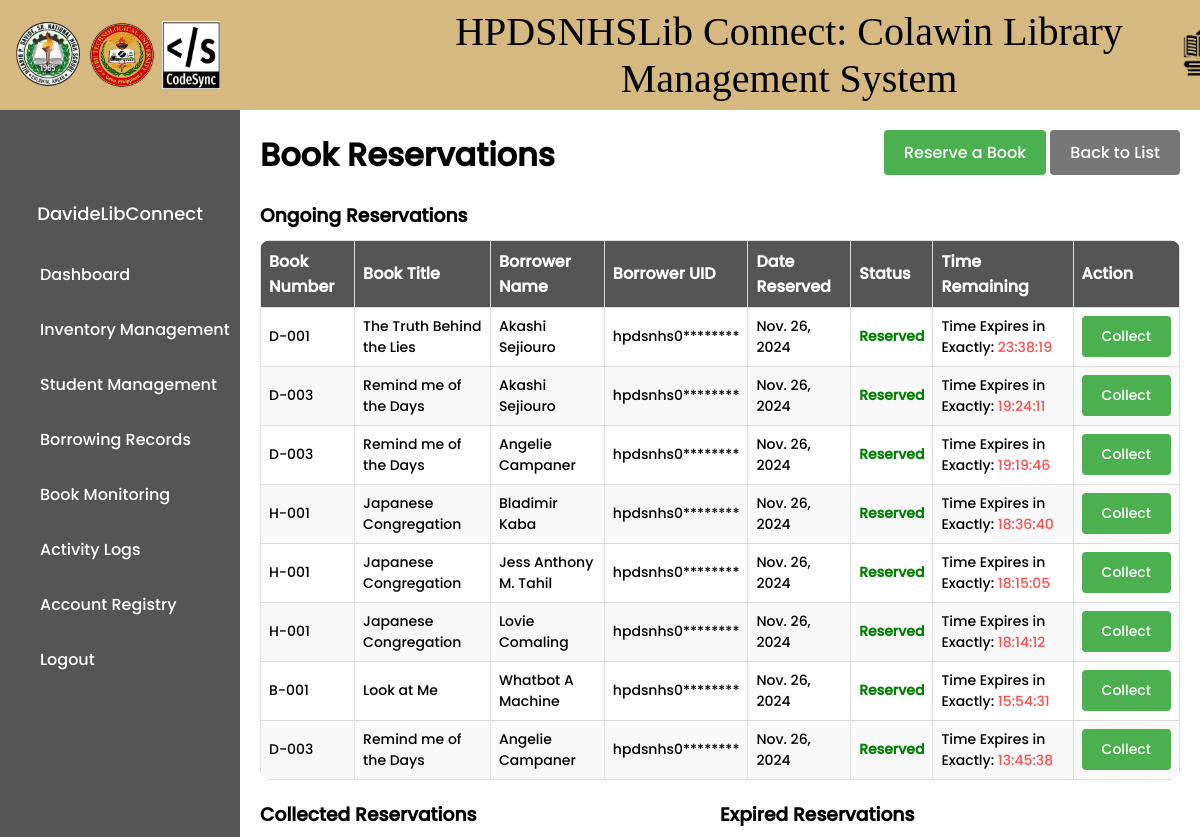
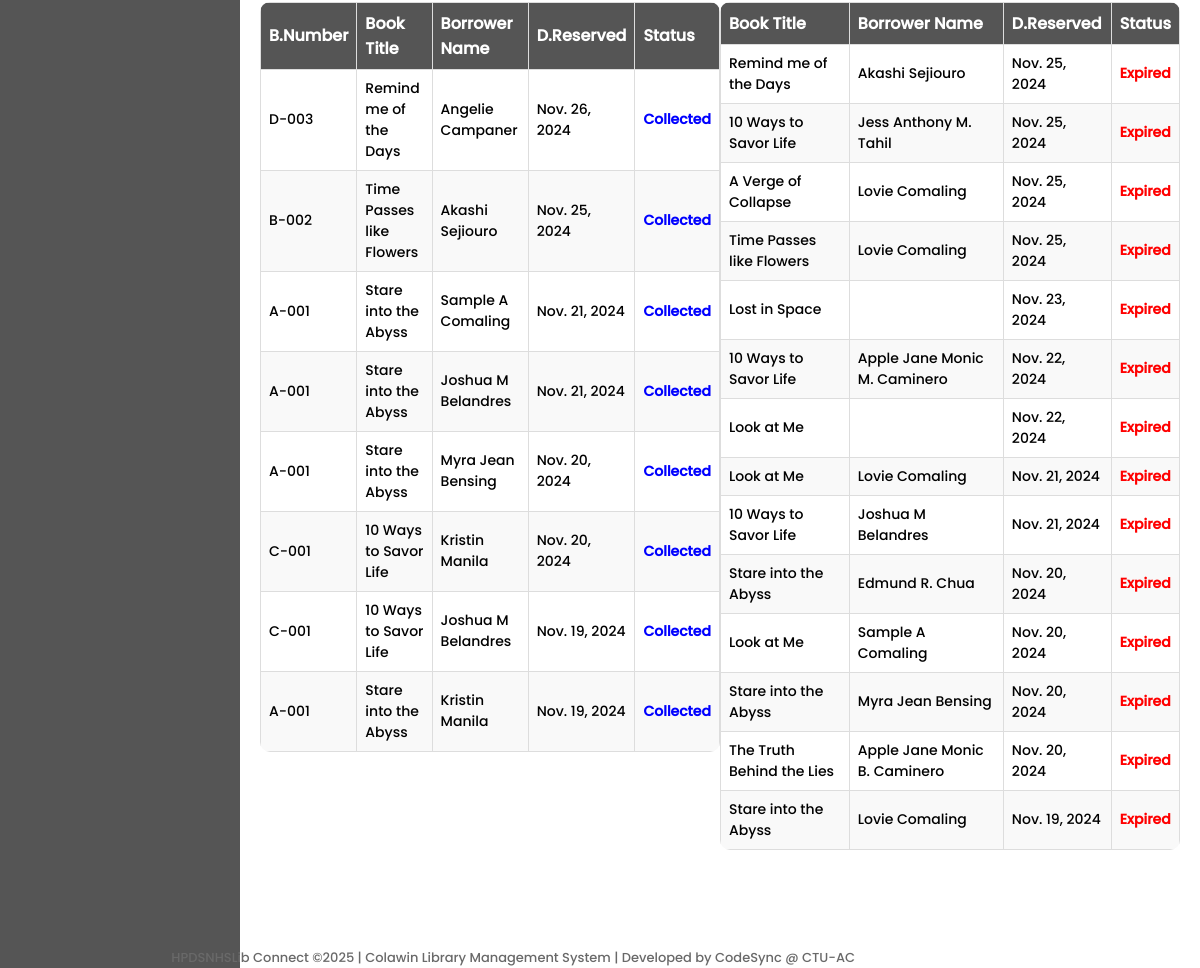
/reservation-list/ (signed in), run on the app's committed database (2 pictures, top to bottom).
### library/models.py (models this page shows, shortened)
class CustomUser(AbstractBaseUser, PermissionsMixin):
    HEAD_LIBRARIAN = 'Head Librarian'
    ASSISTANT_LIBRARIAN = 'Assistant Librarian'
    ROLE_CHOICES = (
        ('Head Librarian', 'Head Librarian'),
        ('Assistant Librarian', 'Assistant Librarian'),
    )
    username = models.CharField(max_length=150, unique=True)
    first_name = models.CharField(max_length=30)
    middle_name = models.CharField(max_length=30, blank=True)
    last_name = models.CharField(max_length=30)
    admin_id = models.CharField(max_length=255, unique=True)
    is_staff = models.BooleanField(default=False)
    is_active = models.BooleanField(default=True)
    is_superuser = models.BooleanField(default=False)
    role = models.CharField(max_length=20, choices=ROLE_CHOICES, default='Assistant Librarian')
    qr_code = models.ImageField(upload_to='qr_codes', blank=True, null=True)
    temporary_password = models.CharField(max_length=128, blank=True, null=True)  # New temporary password field
    objects = CustomUserManager()
    USERNAME_FIELD = 'username'
    REQUIRED_FIELDS = ['first_name', 'last_name', 'admin_id']

class BookReservation(models.Model):
    reservation_number = models.AutoField(primary_key=True)
    book_number = models.CharField(max_length=20, blank=True)
    book_title = models.CharField(max_length=200, blank=True)
    author = models.CharField(max_length=200, blank=True)
    borrower_uid_number = models.CharField(max_length=20)
    borrower_name = models.CharField(max_length=100, blank=True)
    reservation_date = models.DateTimeField(auto_now_add=True)
    collected_date = models.DateTimeField(blank=True, null=True)
    due_date = models.DateTimeField(blank=True, null=True)
    librarian_name = models.CharField(max_length=100, blank=True)
    status = models.CharField(max_length=50, default='Reserved')
    penalty = models.CharField(max_length=255, blank=True, null=True)

### library/views.py (the view)
# urls.py: path('reservation-list/', views.reservation_list, name='reservation-list'),
@login_required
def reservation_list(request):
    expire_reservations()
    reservations = BookReservation.objects.all()
    ongoing_reservations = reservations.filter(status='Reserved')
    collected_reservations = reservations.filter(status='Collected').order_by('-reservation_date')
    expired_reservations = reservations.filter(status='Expired')
    for reservation in ongoing_reservations:
        reservation.time_remaining = max(
            timedelta(hours=24) - (timezone.now() - reservation.reservation_date),
            timedelta(0)
        )
    ongoing_reservations = sorted(
        ongoing_reservations,
        key=lambda x: x.reservation_date,
        reverse=True
    )
    expired_reservations = sorted(
        expired_reservations,
        key=lambda x: x.reservation_date,
        reverse=True
    )
    context = {
        'ongoing_reservations': ongoing_reservations,
        'collected_reservations': collected_reservations,
        'expired_reservations': expired_reservations,
    }
    return render(request, 'library/reservation_list.html', context)

### library/context_processors.py (called while the page is built)
def navbar_context(request):
    username = None
    if request.user.is_authenticated:
        username = request.user.username
    return {'username': username}

### library/views.py (called while the page is built, shortened)
def expire_reservations():
    expired_reservations = BookReservation.objects.filter(
        status='Reserved',
        reservation_date__lt=timezone.now() - timedelta(hours=24)
    )

### library/templates/library/reservation_list.html (shortened to what this page needs)
{% extends 'main.html' %}
{% load static %}
{% block content %}
<!DOCTYPE html>
<html>
<head>
</head>
<body>
    <div class="main-content">
        <div style="display: flex; flex-direction: row; justify-content: space-between;">
        <h1>Book Reservations</h1>
        <div style="margin-top: 20px;">
        <a href="{% url 'reserve-book' %}" class="btn-back" style="background-color: #4CAF50;">Reserve a Book</a>
        <a href="javascript:void(0);" class="btn-back" onclick="goBackSkippingReservePage();">Back to List</a>
        </div>
        </div>
        <div class="table-container">
            <div class="table-wrapper" style="width: 100%;">
                <h3 style="margin: 0 0 10px;">Ongoing Reservations</h3>
                <table>
                    <thead>
                        <tr>
                            <th>Book Number</th>
                            <th>Book Title</th>
                            <th>Borrower Name</th>
                            <th>Borrower UID</th>
                            <th>Date Reserved</th>
                            <th>Status</th>
                            <th>Time Remaining</th>
                            <th>Action</th>
                        </tr>
                    </thead>
                    <tbody>
                        {% for reservation in ongoing_reservations %}
                            <tr class="reserved-row">
                                <td>{{ reservation.book_number }}</td>
                                <td>{{ reservation.book_title }}</td>
                                <td>{{ reservation.borrower_name }}</td>
                                <td class="borrower-uid">{{ reservation.borrower_uid_number }}</td>
                                <td>{{ reservation.reservation_date.date }}</td>
                                <td><span class="status reserved">{{ reservation.status }}</span></td>
                                <td>
                                    Time Expires in Exactly: <span class="countdown" data-time-remaining="{{ reservation.time_remaining.total_seconds }}" style="color: #ff4d4d;"></span>
                                </td>
                                <td>
                                    <button onclick="openValidationModal('{{ reservation.reservation_number }}')" class="btn-save">
                                        Collect
                                    </button>
                                </td>
                            </tr>
                        {% empty %}
                            <tr>
                                <td colspan="8" style="text-align: center;">No ongoing reservations found.</td>
                            </tr>
                        {% endfor %}
                    </tbody>
                </table>
            </div>
        </div>
        <div class="table-container">
            <div class="table-wrapper" style="width: 50%; float: left;">
                <h3 style="margin: 20px  0 10px;">Collected Reservations</h3>
                <table>
                    <thead>
                        <tr>
                            <th>B.Number</th>
                            <th>Book Title</th>
                            <th>Borrower Name</th>
                            <th>D.Reserved</th>
                            <th>Status</th>
                        </tr>
                    </thead>
                    <tbody>
                        {% for reservation in collected_reservations %}
                            {% if reservation.status == 'Collected' %}
                                <tr class="collected-row">
                                    <td>{{ reservation.book_number }}</td>
                                    <td>{{ reservation.book_title }}</td>
                                    <td>{{ reservation.borrower_name }}</td>
                                    <td>{{ reservation.reservation_date.date }}</td>
                                    <td>
                                        <span class="status collected">{{ reservation.status }}</span>
                                    </td>
                                </tr>
                            {% endif %}
                        {% empty %}
                            <tr>
                                <td colspan="4" style="text-align: center;">No collected reservations found.</td>
                            </tr>
                        {% endfor %}
                    </tbody>
                </table>
            </div>
            <div class="table-wrapper" style="width: 50%; float: left;">
                <h3 style="margin: 20px 0 10px;">Expired Reservations</h3>
                <table>
                    <thead>
                        <tr>
                            <th>Book Title</th>
                            <th>Borrower Name</th>
                            <th>D.Reserved</th>
                            <th>Status</th>
                        </tr>
                    </thead>
                    <tbody>
                        {% for reservation in expired_reservations %}
                            <tr class="cancelled-row">
                                <td>{{ reservation.book_title }}</td>
                                <td>{{ reservation.borrower_name }}</td>
                                <td>{{ reservation.reservation_date.date}}</td>
                                <td><span class="status cancelled">{{ reservation.status }}</span></td>
                            </tr>
                        {% empty %}
                            <tr>
                                <td colspan="5" style="text-align: center;">No expired reservations found.</td>
                            </tr>
                        {% endfor %}
                    </tbody>
                </table>
            </div>
        </div>
    </div>
</body>
</html>
{% endblock %}

### templates/navbar.html (shortened to what this page needs)
{% load static %}
{% block content %}
<!DOCTYPE html>
<html lang="en">
<head>
</head>
<body>
    <div class="header">
        <img src="{% static 'images/hpdslogo.png' %}" alt="logo" style="width: 68px; height: 68px; border-radius: 50%; padding-left: 6px; ">
        <img src="{% static 'images/ctu.png' %}" alt="logo" style="width: 68px; height: 68px; border-radius: 50%; padding-left: 6px;">
        <img src="{% static 'images/Codesynlogo.png' %}" alt="logo" style="width: 58px; height: 68px; padding-left: 6px;">
        <p class="title">HPDSNHSLib Connect: Colawin Library Management System</p>
        {% if user.role == 'Head Librarian' %}
        <a href="{% url 'redirect_to_admin' %}" class="hover-label-containers">
            <img src="{% static 'images/superadmin.png' %}" style="width: 55px; height: 55px; padding-left: 200px;" alt="">
        </a>
        {% endif %}
    </div>
    <div class="sidebar" >
        <div class="profile" {% if user.role == 'Head Librarian' or user.role == 'Assistant Librarian' %} style="display: contents;" {% else %} style="display: none;" {% endif %}>
            <div class="profile-pic"></div>
            <div class="username">{{ username }}</div>
        </div>
        <ul class="menu" {% if user.role != 'Head Librarian' and user.role != 'Assistant Librarian' %} style="display: none;" {% endif %}>
            <li><a href="{% url 'home' %}" class="{% if request.resolver_match.url_name == 'home' %}active{% endif %}">Dashboard</a></li>
            {% if user.role == 'Head Librarian' %}
                <li><a href="{% url 'book-list' %}" class="{% if request.resolver_match.url_name == 'book-list' %}active{% endif %}">Inventory Management</a></li>
            {% endif %}
            <li><a href="{% url 'borrower-list' %}" class="{% if request.resolver_match.url_name == 'borrower-list' %}active{% endif %}">Student Management</a></li>
            <li><a href="{% url 'borrow-slip-list' %}" class="{% if request.resolver_match.url_name == 'borrow-slip-list' %}active{% endif %}">Borrowing Records</a></li>
            <li><a href="{% url 'monitor-borrowed-books' %}" class="{% if request.resolver_match.url_name == 'monitor-borrowed-books' %}active{% endif %}">Book Monitoring</a></li>
            <li><a href="{% url 'attendance-list' %}" class="{% if request.resolver_match.url_name == 'attendance-list' %}active{% endif %}">Activity Logs</a></li>
            {% if user.role == 'Head Librarian' %}
                <li><a href="{% url 'register' %}" class="{% if request.resolver_match.url_name == 'register' %}active{% endif %}">Account Registry</a></li>
            {% endif %}
            <li><a href="#" onclick="confirmLogout()">Logout</a></li>
        </ul>
    </div>
    <span class="footer">HPDSNHSLib Connect ©2025 | Colawin Library Management System | Developed by CodeSync @ CTU-AC</span>
</body>
</html>
{% endblock %}

### static/styles/main.css (style rules this page uses)
body, html { margin: 0; padding: 0; font-family: 'Poppins', sans-serif; }
.header { background-color: #77A681; height: 70px; color: white; text-align: center; padding: 20px; width: 100%; position: fixed; top: 0; left: 0; }
.sidebar { background-color: #555; width: 200px; position: fixed; top: 70px; height: calc(100% - 70px); overflow: auto; padding: 20px; color: white; }

### templates/navbar.html (style rules this page uses)
body, html { margin: 0; padding: 0; font-family: 'Poppins', sans-serif; }
.header { background-color: #D6B980; height: 70px; color: white; text-align: center; padding: 20px; width: 100%; position: fixed; top: 0; left: 0; z-index: 1000; display: flex; padding-left: 8px; align-items: center; }
.title { font-family: 'Blue'; padding-left: 150px; font-size: 40px; color: black; }
.sidebar { background-color: #555; width: 200px; position: fixed; top: 110px; height: calc(100% - 110px); overflow: auto; padding: 20px; color: white; display: flex; flex-direction: column; align-items: center; overflow-y: auto; overflow-x: hidden; z-index: 100; }
.profile { margin-top: 10px; display: contents; }
.profile-pic { margin-left: 12px; width: 65px; height: 65px; background-image: url('/static/images/user.png'); background-size: cover; background-position: center; border-radius: 50%; margin-bottom: 5px; }
.username { font-size: 18px; }
.menu { list-style: none; padding: 0; width: 100%; margin-top: 20px; }
.menu li { width: 100%; }
.menu li a { display: block; width: 100%; padding: 15px 20px; text-decoration: none; color: #fff; text-align: left; }
.footer { position: fixed; bottom: 0; right: 345px; font-size: 13px; color: dimgray; z-index: 1000; }
.hover-label-containers { position: absolute; cursor: pointer; left: 80%; }

### library/templates/library/reservation_list.html (style rules this page uses)
body, html { margin: 0; padding: 0; height: 100%; overflow: hidden; }
.main-content { margin-left: 240px; padding: 20px; margin-top: 90px; height: calc(92vh - 90px); overflow-y: auto; }
.table-container { display: flex; justify-content: space-between; border-radius: 10px; }
.table-wrapper { width: 48%; }
table { width: 100%; border-collapse: collapse; display: block; overflow-y: auto; border-radius: 10px; }
th, td { border: 1px solid #ddd; text-align: left; padding: 8px; }
th { background-color: #555555; color: white; position: sticky; top: 0; z-index: 1; }
tbody { font-size: 14px; }
tr:nth-child(even) { background-color: #f9f9f9; }
.btn-save { padding: 10px 20px; font-size: 14px; border: none; border-radius: 4px; cursor: pointer; background-color: #4CAF50; color: white; text-decoration: none; font-family: 'Poppins',sans-serif; }
.btn-back { background-color: #777; color: white; text-decoration: none; padding: 10px 20px; border-radius: 4px; margin-bottom: 20px; display: inline-block; }
.status { font-weight: bold; }
.reserved { color: green; }
.collected { color: blue; }
.cancelled { color: red; }

### data on the page
CustomUser: username "DavideLibConnect"
BookReservation: book_number "D-001", book_title "The Truth Behind the Lies", borrower_name "Akashi Sejiouro", reservation_date "Nov. 26, 2024", status "Reserved"
BookReservation: book_number "D-003", book_title "Remind me of the Days", borrower_name "Akashi Sejiouro", reservation_date "Nov. 26, 2024", status "Reserved"
BookReservation: book_number "D-003", book_title "Remind me of the Days", borrower_name "Angelie Campaner", reservation_date "Nov. 26, 2024", status "Reserved"
BookReservation: book_number "H-001", book_title "Japanese Congregation", borrower_name "Bladimir Kaba", reservation_date "Nov. 26, 2024", status "Reserved"
BookReservation: book_number "H-001", book_title "Japanese Congregation", borrower_name "Jess Anthony M. Tahil", reservation_date "Nov. 26, 2024", status "Reserved"
BookReservation: book_number "H-001", book_title "Japanese Congregation", borrower_name "Lovie Comaling", reservation_date "Nov. 26, 2024", status "Reserved"
BookReservation: book_number "B-001", book_title "Look at Me", borrower_name "Whatbot A Machine", reservation_date "Nov. 26, 2024", status "Reserved"
BookReservation: book_number "D-003", book_title "Remind me of the Days", borrower_name "Angelie Campaner", reservation_date "Nov. 26, 2024", status "Reserved"
BookReservation: book_number "D-003", book_title "Remind me of the Days", borrower_name "Angelie Campaner", reservation_date "Nov. 26, 2024", status "Collected"
BookReservation: book_number "B-002", book_title "Time Passes like Flowers", borrower_name "Akashi Sejiouro", reservation_date "Nov. 25, 2024", status "Collected"
BookReservation: book_number "A-001", book_title "Stare into the Abyss", borrower_name "Sample A Comaling", reservation_date "Nov. 21, 2024", status "Collected"
BookReservation: book_number "A-001", book_title "Stare into the Abyss", borrower_name "Joshua M Belandres", reservation_date "Nov. 21, 2024", status "Collected"
BookReservation: book_number "A-001", book_title "Stare into the Abyss", borrower_name "Myra Jean Bensing", reservation_date "Nov. 20, 2024", status "Collected"
BookReservation: book_number "C-001", book_title "10 Ways to Savor Life", borrower_name "Kristin Manila", reservation_date "Nov. 20, 2024", status "Collected"
BookReservation: book_number "C-001", book_title "10 Ways to Savor Life", borrower_name "Joshua M Belandres", reservation_date "Nov. 19, 2024", status "Collected"
BookReservation: book_number "A-001", book_title "Stare into the Abyss", borrower_name "Kristin Manila", reservation_date "Nov. 19, 2024", status "Collected"
BookReservation: book_title "Remind me of the Days", borrower_name "Akashi Sejiouro", reservation_date "Nov. 25, 2024", status "Expired"
BookReservation: book_title "10 Ways to Savor Life", borrower_name "Jess Anthony M. Tahil", reservation_date "Nov. 25, 2024", status "Expired"
BookReservation: book_title "A Verge of Collapse", borrower_name "Lovie Comaling", reservation_date "Nov. 25, 2024", status "Expired"
BookReservation: book_title "Time Passes like Flowers", borrower_name "Lovie Comaling", reservation_date "Nov. 25, 2024", status "Expired"
BookReservation: book_title "Lost in Space", reservation_date "Nov. 23, 2024", status "Expired"
BookReservation: book_title "10 Ways to Savor Life", borrower_name "Apple Jane Monic M. Caminero", reservation_date "Nov. 22, 2024", status "Expired"
BookReservation: book_title "Look at Me", reservation_date "Nov. 22, 2024", status "Expired"
BookReservation: book_title "Look at Me", borrower_name "Lovie Comaling", reservation_date "Nov. 21, 2024", status "Expired"
BookReservation: book_title "10 Ways to Savor Life", borrower_name "Joshua M Belandres", reservation_date "Nov. 21, 2024", status "Expired"
BookReservation: book_title "Stare into the Abyss", borrower_name "Edmund R. Chua", reservation_date "Nov. 20, 2024", status "Expired"
BookReservation: book_title "Look at Me", borrower_name "Sample A Comaling", reservation_date "Nov. 20, 2024", status "Expired"
BookReservation: book_title "Stare into the Abyss", borrower_name "Myra Jean Bensing", reservation_date "Nov. 20, 2024", status "Expired"
BookReservation: book_title "The Truth Behind the Lies", borrower_name "Apple Jane Monic B. Caminero", reservation_date "Nov. 20, 2024", status "Expired"
BookReservation: book_title "Stare into the Abyss", borrower_name "Lovie Comaling", reservation_date "Nov. 19, 2024", status "Expired"
